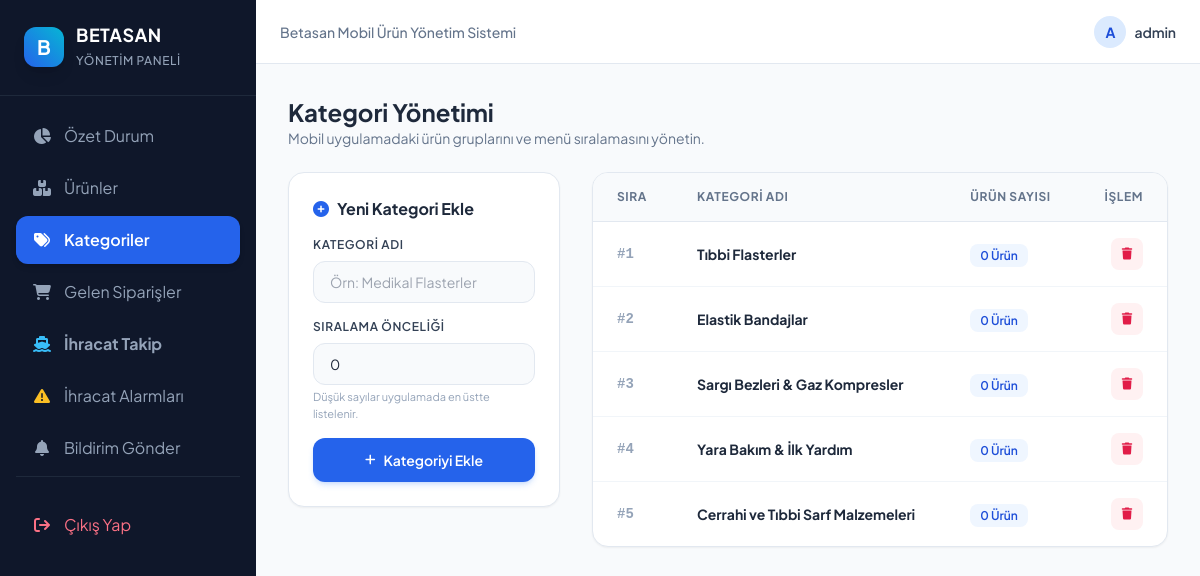
The app's page /admin/categories.php (signed in) with its own data.
### tables this page shows
CREATE TABLE IF NOT EXISTS `categories` (
  `id` INT AUTO_INCREMENT PRIMARY KEY,
  `name` VARCHAR(150) NOT NULL,
  `slug` VARCHAR(150) DEFAULT NULL,
  `icon` VARCHAR(100) DEFAULT 'folder',
  `sort_order` INT DEFAULT 0,
  `created_at` TIMESTAMP DEFAULT CURRENT_TIMESTAMP
);

### admin/categories.php (the view, shortened to what this page needs)
<?php
require_once __DIR__ . '/header.php';
$categories = $pdo->query("SELECT c.*, COUNT(p.id) as product_count FROM categories c LEFT JOIN products p ON c.id = p.category_id GROUP BY c.id ORDER BY c.sort_order ASC, c.name ASC")->fetchAll();
?>
<div class="space-y-6">
    <div>
        <h2 class="text-2xl font-bold text-slate-800">Kategori Yönetimi</h2>
        <p class="text-sm text-slate-500">Mobil uygulamadaki ürün gruplarını ve menü sıralamasını yönetin.</p>
    </div>
    <div class="grid grid-cols-1 lg:grid-cols-3 gap-8 items-start">
        <div class="bg-white rounded-2xl border border-slate-200 p-6 shadow-sm">
            <h3 class="font-bold text-slate-800 text-base mb-4 flex items-center space-x-2">
                <i class="fa-solid fa-plus-circle text-blue-600"></i>
                <span>Yeni Kategori Ekle</span>
            </h3>
            <form method="POST" action="categories.php" class="space-y-4">
                <div>
                    <label class="block text-xs font-semibold text-slate-700 uppercase tracking-wider mb-2">Kategori Adı</label>
                    <input type="text" name="name" required placeholder="Örn: Medikal Flasterler"
                           class="w-full px-4 py-2.5 bg-slate-50 border border-slate-200 rounded-xl text-sm focus:outline-none focus:ring-2 focus:ring-blue-500 focus:bg-white">
                </div>
                <div>
                    <label class="block text-xs font-semibold text-slate-700 uppercase tracking-wider mb-2">Sıralama Önceliği</label>
                    <input type="number" name="sort_order" value="0"
                           class="w-full px-4 py-2.5 bg-slate-50 border border-slate-200 rounded-xl text-sm focus:outline-none focus:ring-2 focus:ring-blue-500 focus:bg-white">
                    <p class="text-[11px] text-slate-400 mt-1">Düşük sayılar uygulamada en üstte listelenir.</p>
                </div>
                <button type="submit" class="w-full py-3 bg-blue-600 hover:bg-blue-700 text-white font-semibold rounded-xl text-sm shadow-md shadow-blue-500/20 transition flex items-center justify-center space-x-2">
                    <i class="fa-solid fa-plus text-xs"></i>
                    <span>Kategoriyi Ekle</span>
                </button>
            </form>
        </div>
        <div class="lg:col-span-2 bg-white rounded-2xl border border-slate-200 shadow-sm overflow-hidden">
            <table class="w-full text-left text-sm text-slate-600">
                <thead class="bg-slate-50 text-slate-500 uppercase text-xs tracking-wider border-b border-slate-200">
                    <tr>
                        <th class="px-6 py-4">Sıra</th>
                        <th class="px-6 py-4">Kategori Adı</th>
                        <th class="px-6 py-4">Ürün Sayısı</th>
                        <th class="px-6 py-4 text-right">İşlem</th>
                    </tr>
                </thead>
                <tbody class="divide-y divide-slate-100">
                    <?php if (empty($categories)): ?>
                        <tr>
                            <td colspan="4" class="px-6 py-8 text-center text-slate-400">Henüz kategori bulunmuyor.</td>
                        </tr>
                    <?php else: ?>
                        <?php foreach ($categories as $c): ?>
                            <tr class="hover:bg-slate-50/80 transition">
                                <td class="px-6 py-4 font-mono font-bold text-slate-400">
                                    #<?php echo $c['sort_order']; ?>
                                </td>
                                <td class="px-6 py-4 font-bold text-slate-800">
                                    <?php echo htmlspecialchars($c['name']); ?>
                                </td>
                                <td class="px-6 py-4">
                                    <span class="px-2.5 py-1 bg-blue-50 text-blue-700 text-xs font-semibold rounded-lg">
                                        <?php echo $c['product_count']; ?> Ürün
                                    </span>
                                </td>
                                <td class="px-6 py-4 text-right">
                                    <a href="categories.php?delete=<?php echo $c['id']; ?>"
                                       onclick="return confirm('Bu kategoriyi silmek istediğinize emin misiniz?');"
                                       class="inline-flex items-center justify-center w-8 h-8 rounded-lg bg-rose-50 text-rose-600 hover:bg-rose-100 transition"
                                       title="Sil">
                                        <i class="fa-solid fa-trash text-xs"></i>
                                    </a>
                                </td>
                            </tr>
                        <?php endforeach; ?>
                    <?php endif; ?>
                </tbody>
            </table>
        </div>
    </div>
</div>
<?php require_once __DIR__ . '/footer.php'; ?>

### admin/header.php (shortened to what this page needs)
<?php
$currentPage = basename($_SERVER['PHP_SELF']);
?>
<!DOCTYPE html>
<html lang="tr">
<head>
    <script src="https://cdn.tailwindcss.com"></script>
    <link rel="stylesheet" href="https://cdnjs.cloudflare.com/ajax/libs/font-awesome/6.5.1/css/all.min.css">
</head>
<body class="bg-slate-50 text-slate-800 min-h-screen flex flex-col md:flex-row">
    <aside class="w-full md:w-64 bg-slate-900 text-white flex-shrink-0">
        <div class="p-6 border-b border-slate-800 flex items-center justify-between">
            <div class="flex items-center space-x-3">
                <div class="w-10 h-10 rounded-xl bg-gradient-to-tr from-blue-600 to-cyan-500 flex items-center justify-center font-bold text-xl shadow-lg">
                    B
                </div>
                <div>
                    <h1 class="font-bold text-lg leading-tight tracking-wide">BETASAN</h1>
                    <span class="text-xs text-slate-400 font-medium tracking-wider uppercase">Yönetim Paneli</span>
                </div>
            </div>
        </div>
        <nav class="p-4 space-y-1">
            <a href="index.php" class="flex items-center space-x-3 px-4 py-3 rounded-xl transition-all duration-200 <?php echo $currentPage == 'index.php' ? 'bg-blue-600 text-white shadow-md font-semibold' : 'text-slate-400 hover:bg-slate-800 hover:text-white'; ?>">
                <i class="fa-solid fa-chart-pie w-5 text-center"></i>
                <span>Özet Durum</span>
            </a>
            <a href="products.php" class="flex items-center space-x-3 px-4 py-3 rounded-xl transition-all duration-200 <?php echo ($currentPage == 'products.php' || $currentPage == 'product_add.php' || $currentPage == 'product_edit.php') ? 'bg-blue-600 text-white shadow-md font-semibold' : 'text-slate-400 hover:bg-slate-800 hover:text-white'; ?>">
                <i class="fa-solid fa-boxes-stacked w-5 text-center"></i>
                <span>Ürünler</span>
            </a>
            <a href="categories.php" class="flex items-center space-x-3 px-4 py-3 rounded-xl transition-all duration-200 <?php echo $currentPage == 'categories.php' ? 'bg-blue-600 text-white shadow-md font-semibold' : 'text-slate-400 hover:bg-slate-800 hover:text-white'; ?>">
                <i class="fa-solid fa-tags w-5 text-center"></i>
                <span>Kategoriler</span>
            </a>
            <a href="inquiries.php" class="flex items-center space-x-3 px-4 py-3 rounded-xl transition-all duration-200 <?php echo $currentPage == 'inquiries.php' ? 'bg-blue-600 text-white shadow-md font-semibold' : 'text-slate-400 hover:bg-slate-800 hover:text-white'; ?>">
                <i class="fa-solid fa-cart-shopping w-5 text-center"></i>
                <span>Gelen Siparişler</span>
            </a>
            <a href="exports.php" class="flex items-center space-x-3 px-4 py-3 rounded-xl transition-all duration-200 <?php echo ($currentPage == 'exports.php' || $currentPage == 'export_detail.php') ? 'bg-blue-600 text-white shadow-md font-semibold' : 'text-slate-400 hover:bg-slate-800 hover:text-white'; ?>">
                <i class="fa-solid fa-ship w-5 text-center text-sky-400"></i>
                <span class="font-bold">İhracat Takip</span>
            </a>
            <a href="export_alerts.php" class="flex items-center space-x-3 px-4 py-3 rounded-xl transition-all duration-200 <?php echo $currentPage == 'export_alerts.php' ? 'bg-blue-600 text-white shadow-md font-semibold' : 'text-slate-400 hover:bg-slate-800 hover:text-white'; ?>">
                <i class="fa-solid fa-triangle-exclamation w-5 text-center text-amber-400"></i>
                <span>İhracat Alarmları</span>
            </a>
            <a href="notifications.php" class="flex items-center space-x-3 px-4 py-3 rounded-xl transition-all duration-200 <?php echo $currentPage == 'notifications.php' ? 'bg-blue-600 text-white shadow-md font-semibold' : 'text-slate-400 hover:bg-slate-800 hover:text-white'; ?>">
                <i class="fa-solid fa-bell w-5 text-center"></i>
                <span>Bildirim Gönder</span>
            </a>
            <div class="pt-6 mt-6 border-t border-slate-800">
                <a href="logout.php" class="flex items-center space-x-3 px-4 py-3 rounded-xl text-rose-400 hover:bg-rose-500/10 transition duration-200">
                    <i class="fa-solid fa-arrow-right-from-bracket w-5 text-center"></i>
                    <span>Çıkış Yap</span>
                </a>
            </div>
        </nav>
    </aside>
    <main class="flex-1 flex flex-col min-w-0 overflow-hidden">
        <header class="bg-white border-b border-slate-200 h-16 flex items-center justify-between px-6 z-10">
            <div class="text-sm font-medium text-slate-500">
                Betasan Mobil Ürün Yönetim Sistemi
            </div>
            <div class="flex items-center space-x-4">
                <div class="flex items-center space-x-2">
                    <div class="w-8 h-8 rounded-full bg-blue-100 text-blue-700 flex items-center justify-center font-bold text-sm">
                        <?php echo strtoupper(substr($_SESSION['admin_user'] ?? 'A', 0, 1)); ?>
                    </div>
                    <span class="text-sm font-semibold text-slate-700"><?php echo htmlspecialchars($_SESSION['admin_user'] ?? 'Yönetici'); ?></span>
                </div>
            </div>
        </header>
        <div class="p-6 md:p-8 flex-1 overflow-y-auto">

### admin/footer.php
        </div>
    </main>
</body>
</html>

### admin/header.php (style rules this page uses)
body { font-family: 'Plus Jakarta Sans', sans-serif; }

### records on screen
categories: sort_order "1", name "Tıbbi Flasterler", product_count "0"
categories: sort_order "2", name "Elastik Bandajlar", product_count "0"
categories: sort_order "3", name "Sargı Bezleri & Gaz Kompresler", product_count "0"
categories: sort_order "4", name "Yara Bakım & İlk Yardım", product_count "0"
categories: sort_order "5", name "Cerrahi ve Tıbbi Sarf Malzemeleri", product_count "0"

### other values on screen
substr($_SESSION['admin_user'] ?? 'A', 0, 1) "A"
$_SESSION['admin_user'] "admin"
